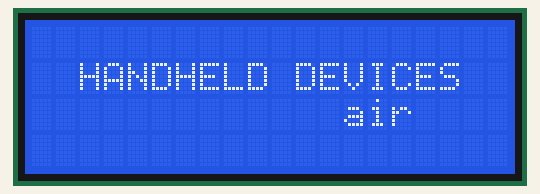
The sketch below on a simulated Arduino Uno, built with avr-gcc and run on an emulated ATmega328P. Parts: 20×4 character LCD.

Above: at 0.1 s.
At 2.21 s:
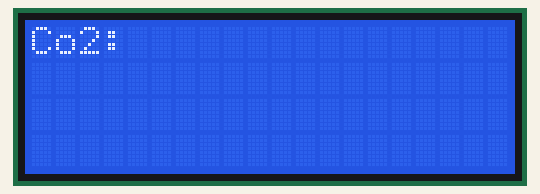
At 2.6 s:
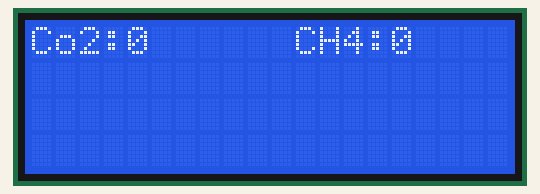

The sketch:

HandheldAIR.ino
```cpp
#include <LiquidCrystal_I2C.h>
#include "Sensor.h"
CO2 co2(9600, 2, 3);
CH4 ch4(4800, 2, 3);
LiquidCrystal_I2C lcd(0x27, 20, 4);
void load() {
  lcd.setCursor(2, 1);
  lcd.print("HANDHELD DEVICES");
  lcd.setCursor(13, 2);
  lcd.print("air");
  delay(2000);
  lcd.clear();
}
void all() {
  lcd.setCursor(0, 0);
  lcd.print("Co2:");
  lcd.setCursor(4, 0);
  lcd.print(co2.getCO2());
  lcd.setCursor(11, 0);
  lcd.print("CH4:");
  lcd.setCursor(15, 0);
  lcd.print(ch4.getCH4());
}
void setup() {
  Serial.begin(9600);
  lcd.init();
  lcd.backlight();
  load();
}


void loop() {
  all();
}
```

Sensor.cpp
```cpp
#include "Sensor.h"
#include "Arduino.h"
uint8_t rx = 2;
uint8_t tx = 3;
SoftwareSerial mySerial(rx, tx);
Distance::Distance(uint32_t _baud_rate, int rxPIN, int txPIN) {
  this->_baud_rate = _baud_rate;
  rx = rxPIN;
  tx = txPIN;
}
int Distance::getSensorValue(byte dataForSend[8], uint8_t sizeOfData,
                             uint8_t possion) {
  mySerial.begin(this->_baud_rate);
  mySerial.write(dataForSend, 8);
  delay(200);
  if (mySerial.available()) {
    mySerial.readBytes(receiveData, sizeOfData - 1);
    return receiveData[possion] << 8 | receiveData[possion + 1];
  } else {
    return 0;
  }
}
int Distance::getDistance() {
  return getSensorValue(_queryDis, 8, 3);
}
Soild3in1::Soild3in1(uint32_t _baud_rate, int rxPIN, int txPIN) {
  this->_baud_rate = _baud_rate;
  rx = rxPIN;
  tx = txPIN;
}
int Soild3in1::getSensorValue(byte dataForSend[8], uint8_t sizeOfData,
                              uint8_t possion) {
  mySerial.begin(this->_baud_rate);
  mySerial.write(dataForSend, 8);
  delay(200);
  if (mySerial.available()) {
    mySerial.readBytes(receiveData, sizeOfData - 1);
    return receiveData[possion] << 8 | receiveData[possion + 1];
  } else {
    return 0;
  }
}

int Soild3in1 ::getHumidity() {
  return getSensorValue(_queryTemHum, 10, 3);
}
int Soild3in1 ::getTemperature() {
  return getSensorValue(_queryTemHum, 10, 5);
}
int Soild3in1 ::getPH() {
  return getSensorValue(_queryPH, 8, 3);
}
Soild7in1 ::Soild7in1(uint32_t baud_rate, int rxPIN, int txPIN) {
  this->_baud_rate = baud_rate;
  rx = rxPIN;
  tx = txPIN;
}
int Soild7in1::getSensorValue(byte dataForSend[8], uint8_t sizeOfData,
                              uint8_t possion) {
  mySerial.begin(this->_baud_rate);
  delay(200);
  mySerial.write(dataForSend, 8);
  delay(200);
  if (mySerial.available()) {
    mySerial.readBytes(receiveData, sizeOfData - 1);
    return receiveData[possion] << 8 | receiveData[possion + 1];
  } else {
    return 0;
  }
}
int Soild7in1 ::getHumidity() {
  return getSensorValue(_queryTemHum, 10, 3);
}
int Soild7in1 ::getTemperature() {
  return getSensorValue(_queryTemHum, 10, 5);
}
int Soild7in1 ::getPH() {
  return getSensorValue(_queryPH, 8, 3);
}
int Soild7in1 ::getNito() {
  return getSensorValue(_queryN, 8, 3);
}
int Soild7in1 ::getPhotpho() {
  return getSensorValue(_queryP, 8, 3);
}
int Soild7in1 ::getKali() {
  return getSensorValue(_queryK, 8, 3);
}
int Soild7in1 ::getEC() {
  return getSensorValue(_queryEC, 8, 3);
}
CO2::CO2(uint32_t _baud_rate, int rxPIN, int txPIN) {
  this->_baud_rate = _baud_rate;
  rx = rxPIN;
  tx = txPIN;
}
int CO2::getSensorValue(byte dataForSend[8], uint8_t sizeOfData,
                        uint8_t possion) {
  mySerial.begin(this->_baud_rate);
  mySerial.write(dataForSend, 8);
  delay(200);
  if (mySerial.available()) {
    mySerial.readBytes(receiveData, sizeOfData - 1);
    return receiveData[possion] << 8 | receiveData[possion + 1];
  } else {
    return 0;
  }
}
int CO2::getCO2() {
  return getSensorValue(_queryCO2, 8, 3);
}
int CO2::getTmp() {
  return getSensorValue(_queryHuATmp, 10, 5);

}
int CO2::getHumidity() {
  return getSensorValue(_queryHuATmp, 10, 3);

}
CH4::CH4(uint32_t _baud_rate, int rxPIN, int txPIN) {
  this->_baud_rate = _baud_rate;
  rx = rxPIN;
  tx = txPIN;
}
int CH4::getSensorValue(byte dataForSend[8], uint8_t sizeOfData,
                        uint8_t possion) {
  mySerial.begin(this->_baud_rate);
  mySerial.write(dataForSend, 8);
  delay(200);
  if (mySerial.available()) {
    mySerial.readBytes(receiveData, sizeOfData - 1);
    return receiveData[possion] << 8 | receiveData[possion + 1];
  } else {
    return 0;
  }
}
int CH4::getCH4() {
  return getSensorValue(_queryCH4, 8, 3);
}
```

Sensor.h
```cpp
#ifndef Sensor_h
#define Sensor_h
#include "Arduino.h"
#include <SoftwareSerial.h>

class Distance {
private:
  byte _queryDis[8] = {0x50, 0x03, 0x00, 0x34, 0x00, 0x01, 0xC8, 0x45};
  // byte _queryDis[8] = { 0x11, 0x03, 0x00, 0x34, 0x00, 0x01, 0xC7, 0x54 };
  // byte _queryDis[8] = { 0x22, 0x03, 0x00, 0x34, 0x00, 0x01, 0xC2, 0x97 };
  // char send_frame_3[8] = { 0x33, 0x03, 0x00, 0x34, 0x00, 0x01, 0xC1, 0xD6 };
  uint32_t _baud_rate;
  byte receiveData[10];

public:
  Distance(uint32_t baud_rate, int rxPIN, int txPIN);
  int getSensorValue(byte dataForSend[8], uint8_t sizeOfData, uint8_t possion);
  int getDistance();
};
class Soild3in1 {
private:
  byte _queryTemHum[8] = {0x01, 0x03, 0x00, 0x12, 0x00, 0x02, 0x64, 0x0E};
  byte _queryPH[8] = {0x01, 0x03, 0x00, 0x06, 0x00, 0x01, 0x64, 0x0B};
  byte receiveData[10];
  uint32_t _baud_rate;

public:
  Soild3in1(uint32_t _baud_rate, int rxPIN, int txPIN);
  int getSensorValue(byte dataForSend[8], uint8_t sizeOfData, uint8_t possion);
  int getHumidity();    //%
  int getTemperature(); // oC
  int getPH();          // H+
};
class Soild7in1 {
private:
  byte _queryTemHum[8] = {0x01, 0x03, 0x00, 0x12, 0x00, 0x02, 0x64, 0x0E};
  byte _queryN[8] = {0x01, 0x03, 0x00, 0x1E, 0x00, 0x01, 0xE4, 0x0C};
  byte _queryP[8] = {0x01, 0x03, 0x00, 0x1F, 0x00, 0x01, 0xB5, 0xCC};
  byte _queryK[8] = {0x01, 0x03, 0x00, 0x20, 0x00, 0x01, 0x85, 0xC0};
  byte _queryEC[8] = {0x01, 0x03, 0x00, 0x15, 0x00, 0x01, 0x95, 0xCE};
  byte _queryPH[8] = {0x01, 0x03, 0x00, 0x06, 0x00, 0x01, 0x64, 0x0B};
  byte receiveData[9];
  uint32_t _baud_rate;

public:
  Soild7in1(uint32_t baud_rate, int rxPIN, int txPIN);
  int getSensorValue(byte dataForSend[8], uint8_t sizeOfData, uint8_t possion);
  int getTemperature(); // oC
  int getHumidity();    //%
  int getPH();          // H+
  int getNito();        // mg/kg
  int getPhotpho();     // mg/kg
  int getKali();        // mg/kg
  int getEC();          // us/cm
};
class CO2{
private:
  byte _queryCO2[8] = {0x01, 0x03, 0x00, 0x05, 0x00, 0x01, 0x94, 0x0B};
  byte _queryHuATmp[8] = {0x01, 0x03, 0x00, 0x00, 0x00, 0x02, 0xC4, 0x0B};
  uint32_t _baud_rate;
  byte receiveData[10];
public:
  CO2(uint32_t baud_rate, int rxPIN, int txPIN);
  int getSensorValue(byte dataForSend[10], uint8_t sizeOfData, uint8_t possion);
  int getTmp(); // use for get CO2( the unit is oC)
  int getHumidity(); // use for get CO2( the unit is %)
  int getCO2(); // use for get CO2( the unit is ppm)
};
class CH4{
private:
  byte _queryCH4[8] = {0x02, 0x03, 0x00, 0x05, 0x00, 0x01, 0x94, 0x38};
  uint32_t _baud_rate;
  byte receiveData[10];
public:
  CH4(uint32_t baud_rate, int rxPIN, int txPIN);
  int getSensorValue(byte dataForSend[8], uint8_t sizeOfData, uint8_t possion);
  int getCH4(); // use for get CH4( the unit is ppm)
};
#endif
```
